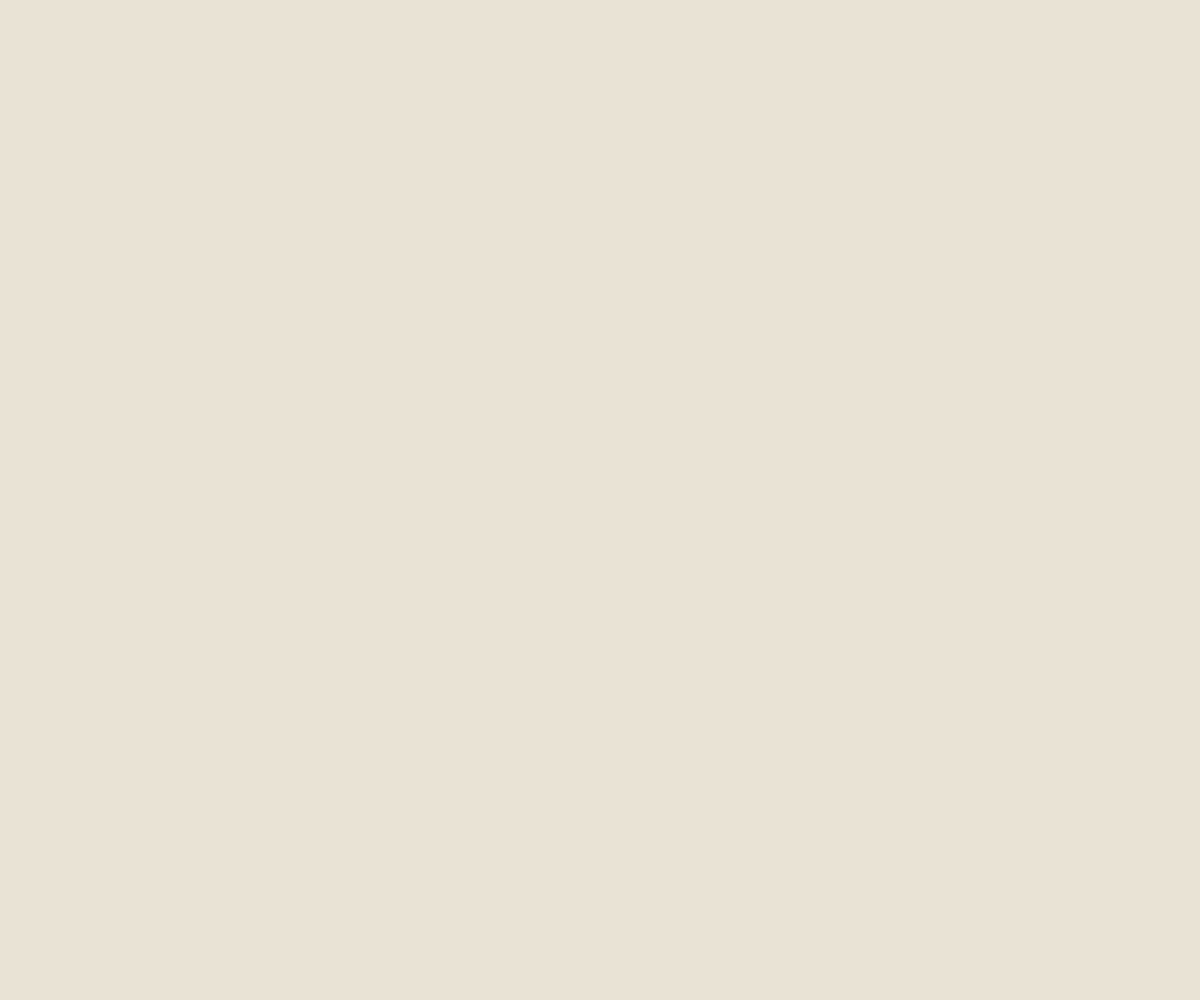
Frame 1 (no input)
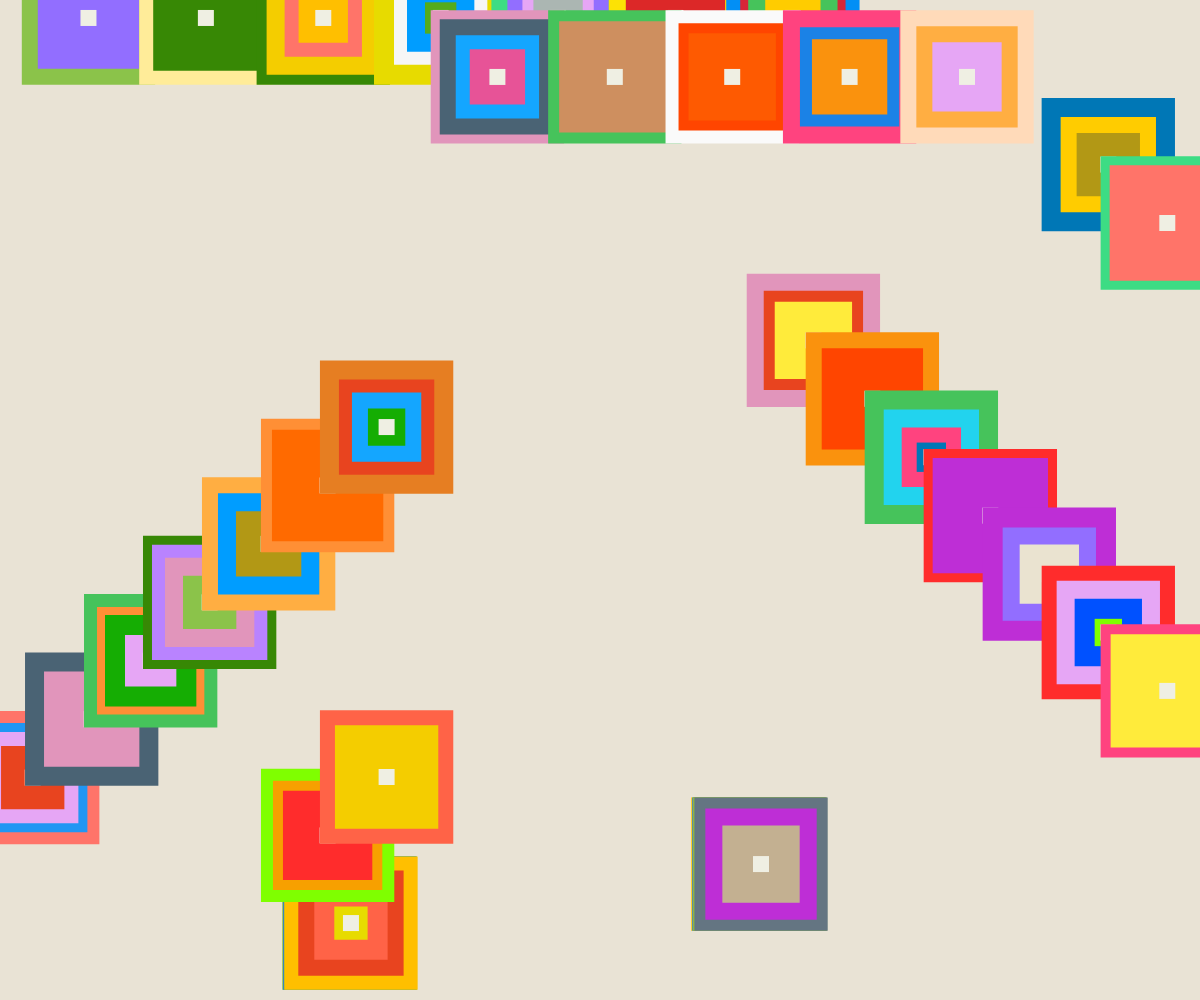
Frame 60 (no input)
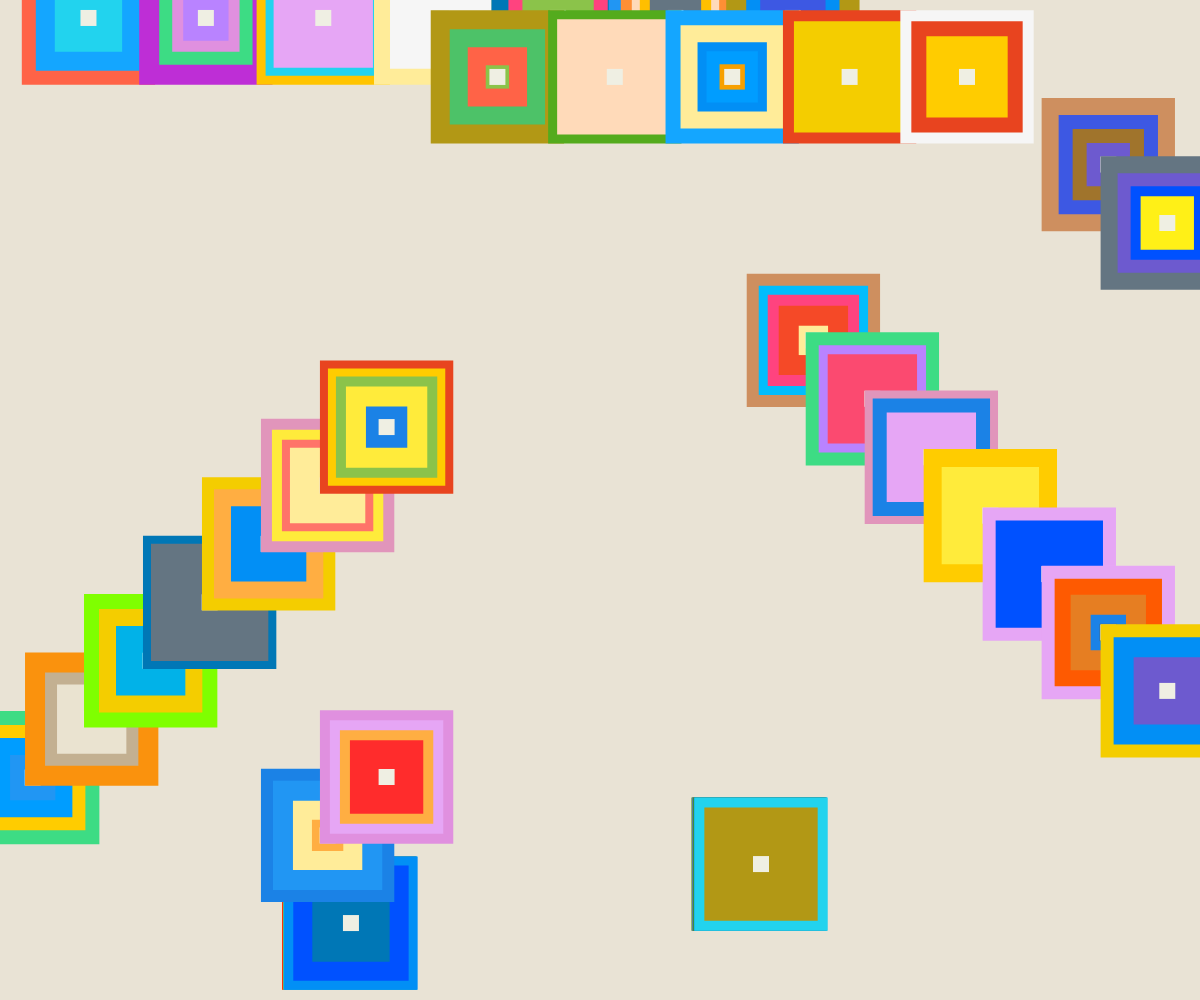
Frame 120 (the mouse pressed at the canvas centre since frame 60)

The p5.js sketch that drew these frames (run headless with seeded random() and noise() and a simulated clock; from frame 60 on, the mouse is pressed at the canvas centre):

// p5.js sketch
// ── sketch.js
const colours = [
  "#ff2c2c",
  "#ffae42",
  "#fce205",
  "#46c35b",
  "#3d58e3",
  "#be2ed6",
  "#e8441f",
  "#fe5a01",
  "#fa920d",
  "#f4cd00",
  "#54ab1d",
  "#14a6ff",
  "#6d5acf",
  "#e090df",
  "#abb6b2",
  "#eae3d0",
  "#15ad03",
  "#02bdfd",
  "#a0742c",
  "#b29815",
  "#ce8f5f",
  "#e67e22",
  "#4a6374",
  "#ffbf00",
  "#028ff5",
  "#9b59b6",
  "#fe2f03",
  "#378805",
  "#c3b091",
  "#e195bb",
  "#fb4a70",
  "#e7db00",
  "#ff7469",
  "#dc2828",
  "#fff017",
  "#009dff",
  "#ff4500",
  "#ffc400",
  "#8bc34a",
  "#0051ff",
  "#e75397",
  "#01b2e8",
  "#e8441f",
  "#ff6a00",
  "#f7a000",
  "#f54927",
  "#1b82e6",
  "#6d5acf",
  "#dddddd",
  "#ff437f",
  "#4dc268",
  "#647582",
  "#f6f6f6",
  "#028ff5",
  "#ff99cc",
  "#15ad03",
  "#ff6347",
  "#ffec99",
  "#7fff00",
  "#0077b6",
  "#fafafa",
  "#ffcc00",
  "#3ddc84",
  "#e6a6f5",
  "#ffdab9",
  "#ffead0",
  "#d72638",
  "#ffeb3b",
  "#2196f3",
  "#9c27b0",
  "#926eff",
  "#f4cd00",
  "#ff8f35",
  "#22d3ee",
  "#b983ff",
];

function randomIntFromRange(min, max) {
  return Math.floor(Math.random() * (max - min + 1) + min);
}

function shuffleArray(arr) {
  let a = arr.slice();
  for (let i = a.length - 1; i > 0; i--) {
    const j = Math.floor(Math.random() * (i + 1));
    [a[i], a[j]] = [a[j], a[i]];
  }
  return a;
}

let particles = [];
let gridCols = 6;
let gridRows = 6;
let squareSize = 50;
let animationProgress = 0;
const animationSpeed = 0.008;
let animationDirection = 1;
let pauseTimer = 0;
const pauseDurationTogether = 300;
const pauseDurationScattered = 5;
const margin = 100;

function calculateGridDimensions() {
  const availableWidth = width - margin * 2;
  const availableHeight = height - margin * 2;
  const aspectRatio = availableWidth / availableHeight;
  const baseGridSize = 6;

  if (aspectRatio > 1.2) {
    gridCols = Math.round(baseGridSize * Math.sqrt(aspectRatio));
    gridRows = baseGridSize;
  } else if (aspectRatio < 0.8) {
    gridCols = baseGridSize;
    gridRows = Math.round(baseGridSize / Math.sqrt(aspectRatio));
  } else {
    gridCols = baseGridSize;
    gridRows = baseGridSize;
  }

  const squareSizeByWidth = availableWidth / (gridCols * 2);
  const squareSizeByHeight = availableHeight / (gridRows * 2);

  squareSize = Math.min(squareSizeByWidth, squareSizeByHeight);
}

function createParticle(startX, startY, targetX, targetY, size) {
  const palette = shuffleArray(colours);
  const count = randomIntFromRange(2, 5);
  const steps = Array.from({ length: count }, () => randomIntFromRange(8, 20));

  return {
    startX,
    startY,
    targetX,
    targetY,
    x: startX,
    y: startY,
    size,
    colours: palette,
    numberOfSquares: count,
    sizeSteps: steps,
  };
}

function getEdgePosition(index, total) {
  const perimeter = (width + height) * 2;
  const spacing = perimeter / total;
  const distance = spacing * index;

  if (distance < width) {
    return { x: distance, y: -100 };
  } else if (distance < width + height) {
    return { x: width + 100, y: distance - width };
  } else if (distance < width * 2 + height) {
    return { x: width - (distance - width - height), y: height + 100 };
  } else {
    return { x: -100, y: height - (distance - width * 2 - height) };
  }
}

function easeInOutCubic(t) {
  return t < 0.5 ? 4 * t * t * t : 1 - Math.pow(-2 * t + 2, 3) / 2;
}

function updateParticle(p) {
  const t = easeInOutCubic(min(animationProgress, 1));
  p.x = lerp(p.startX, p.targetX, t);
  p.y = lerp(p.startY, p.targetY, t);

  drawParticle(p);
}

function drawParticle(p) {
  let s = p.size;
  rectMode(CENTER);
  for (let i = 0; i < p.numberOfSquares; i++) {
    fill(p.colours[i]);
    noStroke();
    rect(p.x, p.y, s * 2, s * 2);
    s = max(0, s - p.sizeSteps[i]);
  }
  fill("#efefe3");
  rect(p.x, p.y, 16, 16);
}

window.setup = () => {
  createCanvas(windowWidth, windowHeight);
  calculateGridDimensions();
  initialiseParticles();
};

function initialiseParticles() {
  particles = [];

  const totalBoxWidth = gridCols * squareSize * 2;
  const totalBoxHeight = gridRows * squareSize * 2;
  const centerX = width / 2;
  const centerY = height / 2;
  const startX = centerX - totalBoxWidth / 2 + squareSize;
  const startY = centerY - totalBoxHeight / 2 + squareSize;

  let particleIndex = 0;
  for (let row = 0; row < gridRows; row++) {
    for (let col = 0; col < gridCols; col++) {
      const targetX = startX + col * squareSize * 2;
      const targetY = startY + row * squareSize * 2;

      const edgePos = getEdgePosition(particleIndex, gridCols * gridRows);

      particles.push(
        createParticle(edgePos.x, edgePos.y, targetX, targetY, squareSize),
      );

      particleIndex++;
    }
  }

  animationProgress = 0;
}

function regenerateColours() {
  particles.forEach((p) => {
    const palette = shuffleArray(colours);
    const count = randomIntFromRange(2, 5);
    const steps = Array.from({ length: count }, () =>
      randomIntFromRange(8, 20),
    );
    p.colours = palette;
    p.numberOfSquares = count;
    p.sizeSteps = steps;
  });
}

window.draw = () => {
  background("#e9e3d5");

  if (pauseTimer > 0) {
    pauseTimer--;
    particles.forEach((p) => drawParticle(p));
    return;
  }

  if (animationDirection === 1) {
    animationProgress += animationSpeed;
    if (animationProgress >= 1) {
      animationProgress = 1;
      pauseTimer = pauseDurationTogether;
      animationDirection = -1;
    }
  } else {
    animationProgress -= animationSpeed;

    if (animationProgress <= 0) {
      animationProgress = 0;
      regenerateColours();
      pauseTimer = pauseDurationScattered;
      animationDirection = 1;
    }
  }

  particles.forEach((p) => updateParticle(p));
};

window.mousePressed = () => {
  animationProgress = 0;
  animationDirection = 1;
  pauseTimer = 0;
  initialiseParticles();
};

window.windowResized = () => {
  resizeCanvas(windowWidth, windowHeight);
  calculateGridDimensions();
  initialiseParticles();
};
